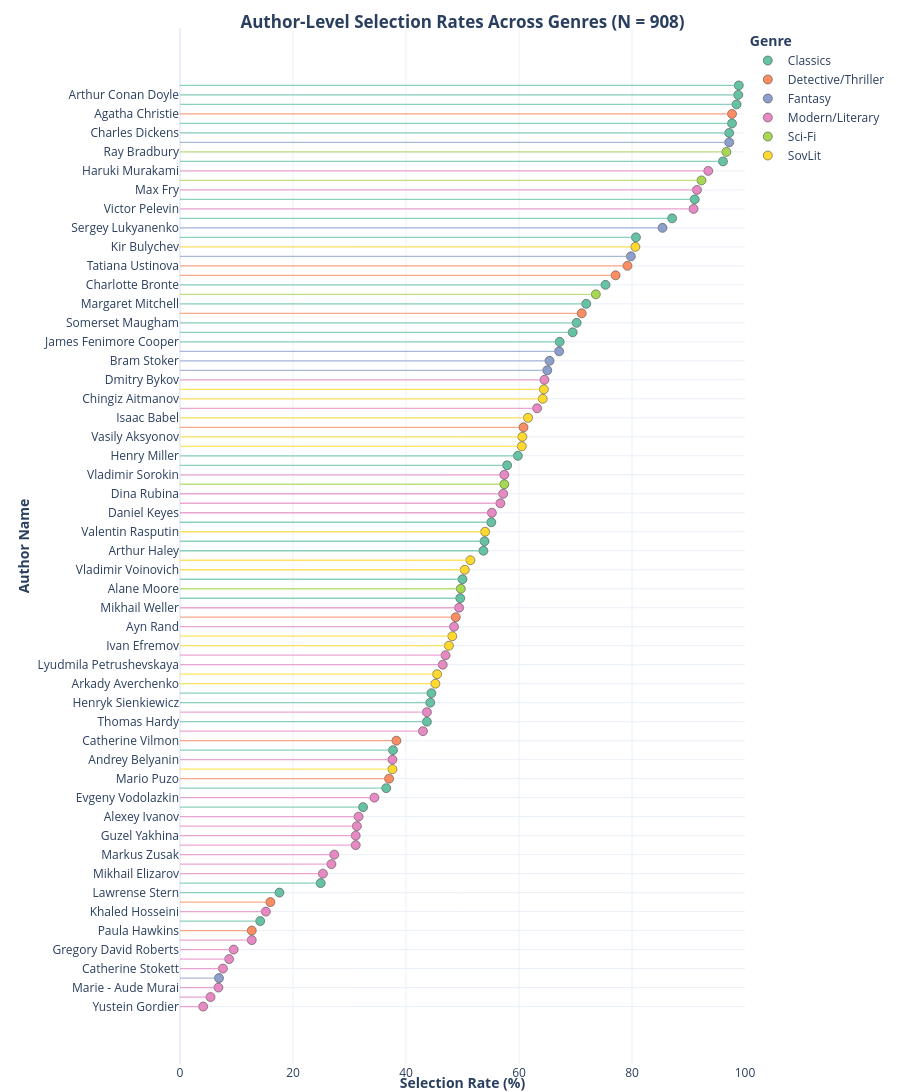

Source (notebook cell):
### Code cell
# Interactive author selection ranking
import plotly.express as px
import plotly.graph_objects as go

plot_df = author_selection_rates.copy()
plot_df = plot_df.dropna(subset=["selection_rate_pct", "n_selected", "n_valid"])
plot_df["n_selected"] = plot_df["n_selected"].astype(float)
plot_df["n_valid"] = plot_df["n_valid"].astype(float)

# Keep order from ranking table (highest first)
item_order_desc = plot_df["item_label"].tolist()
item_order_asc = item_order_desc[::-1]

palette = px.colors.qualitative.Set2
genres = sorted(plot_df["genre"].dropna().unique().tolist())
color_map = {g: palette[i % len(palette)] for i, g in enumerate(genres)}

hover_template = (
    "<b>Author Name:</b> %{customdata[0]}<br>"
    "<b>Genre:</b> %{customdata[1]}<br>"
    "<b>Selection Rate:</b> %{x:.1f}%<br>"
    "<b>n selected:</b> %{customdata[2]:.0f}"
    "<extra></extra>"
)

fig_lollipop = go.Figure()

for _, row in plot_df.iterrows():
    fig_lollipop.add_shape(
        type="line",
        x0=0,
        x1=float(row["selection_rate_pct"]),
        y0=row["item_label"],
        y1=row["item_label"],
        xref="x",
        yref="y",
        line=dict(color=color_map.get(row["genre"], "#999999"), width=1.3),
        opacity=0.75,
    )

for genre_name in genres:
    sub = plot_df[plot_df["genre"] == genre_name]
    fig_lollipop.add_trace(
        go.Scatter(
            x=sub["selection_rate_pct"],
            y=sub["item_label"],
            mode="markers",
            name=genre_name,
            marker=dict(size=9, color=color_map[genre_name], line=dict(width=0.5, color="#333")),
            customdata=sub[["item_label", "genre", "n_selected"]].to_numpy(),
            hovertemplate=hover_template,
        )
    )

fig_lollipop.update_layout(
    # Prevent title/legend/axes from silently inflating margins (Plotly layout reference)
    margin_autoexpand=False,
    title=dict(
        text="<b>Author-Level Selection Rates Across Genres (N = 908)</b>",
        xref="paper",
        yref="paper",
        x=0.5,
        xanchor="center",
        # y must stay in [0, 1] in Plotly layout.title
        y=1.0,
        yanchor="bottom",
        automargin=False,
        pad=dict(t=0, b=0),
    ),
    template="plotly_white",
    height=max(700, int(18 * len(plot_df))),
    margin=dict(t=28, r=155, b=28, l=180, pad=0),
    legend=dict(
        title=dict(text="Genre", font=dict(weight=700)),
        xref="paper",
        yref="paper",
        x=1.005,
        xanchor="left",
        # Top of legend aligned with top of plotting area (same band as first author row)
        y=1.0,
        yanchor="top",
        valign="top",
    ),
)
fig_lollipop.update_xaxes(
    range=[0, 100],
    automargin=False,
    title=dict(text="<b>Selection Rate (%)</b>", standoff=11),
)
fig_lollipop.update_yaxes(
    automargin=False,
    title=dict(text="<b>Author Name</b>", standoff=4),
    categoryorder="array",
    categoryarray=item_order_asc,
)
fig_lollipop.show()

### Figure 1 — Plotly figure (JSON) as saved in the notebook; plotly's stock layout.template omitted (floating-point values rounded to 4 significant figures)
{"data": [{"customdata": [["Jules Verne", "Classics", 898], ["Arthur Conan Doyle", "Classics", 897], ["Jack London", "Classics", 894], ["Alexandre Dumas", "Classics", 887], ["Charles Dickens", "Classics", 883], ["Eric Maria Remarque", "Classics", 873], ["Bernard Shaw", "Classics", 827], ["Jane Austen", "Classics", 791], ["Gabriel Garsia Marquez", "Classics", 733], ["Charlotte Bronte", "Classics", 684], ["Margaret Mitchell", "Classics", 653], ["Somerset Maugham", "Classics", 637], ["Harper Lee", "Classics", 631], ["James Fenimore Cooper", "Classics", 610], ["Henry Miller", "Classics", 543], ["Alan Milne", "Classics", 526], ["William Thackeray", "Classics", 500], ["John Fowles", "Classics", 489], ["Arthur Haley", "Classics", 488], ["Ethel Lilian Voynich", "Classics", 454], ["Irving Stone", "Classics", 450], ["Samuel Beckett", "Classics", 404], ["Henryk Sienkiewicz", "Classics", 402], ["Thomas Hardy", "Classics", 397], ["Colin McCullough", "Classics", 342], ["Milorad Pavic", "Classics", 331], ["Herman Melville", "Classics", 294], ["Boris Vian", "Classics", 226], ["Lawrense Stern", "Classics", 160], ["Archibald Cronin", "Classics", 129]], "hovertemplate": "<b>Author Name:</b> %{customdata[0]}<br><b>Genre:</b> %{customdata[1]}<br><b>Selection Rate:</b> %{x:.1f}%<br><b>n selected:</b> %{customdata[2]:.0f}<extra></extra>", "marker": {"color": "rgb(102,194,165)", "line": {"color": "#333", "width": 0.5}, "size": 9}, "mode": "markers", "name": "Classics", "type": "scatter", "x": [98.9, 98.8, 98.5, 97.7, 97.2, 96.1, 91.1, 87.1, 80.7, 75.3, 71.9, 70.2, 69.5, 67.2, 59.8, 57.9, 55.1, 53.9, 53.7, 50.0, 49.6, 44.5, 44.3, 43.7, 37.7, 36.5, 32.4, 24.9, 17.6, 14.2], "y": ["Jules Verne", "Arthur Conan Doyle", "Jack London", "Alexandre Dumas", "Charles Dickens", "Eric Maria Remarque", "Bernard Shaw", "Jane Austen", "Gabriel Garsia Marquez", "Charlotte Bronte", "Margaret Mitchell", "Somerset Maugham", "Harper Lee", "James Fenimore Cooper", "Henry Miller", "Alan Milne", "William Thackeray", "John Fowles", "Arthur Haley", "Ethel Lilian Voynich", "Irving Stone", "Samuel Beckett", "Henryk Sienkiewicz", "Thomas Hardy", "Colin McCullough", "Milorad Pavic", "Herman Melville", "Boris Vian", "Lawrense Stern", "Archibald Cronin"]}, {"customdata": [["Agatha Christie", "Detective/Thriller", 887], ["Tatiana Ustinova", "Detective/Thriller", 719], ["Dan Bruwn", "Detective/Thriller", 700], ["Ian Fleming", "Detective/Thriller", 646], ["Alexandra Marinina", "Detective/Thriller", 552], ["Yu Nesbo", "Detective/Thriller", 443], ["Catherine Vilmon", "Detective/Thriller", 348], ["Mario Puzo", "Detective/Thriller", 336], ["Gillian Flynn", "Detective/Thriller", 145], ["Paula Hawkins", "Detective/Thriller", 115]], "hovertemplate": "<b>Author Name:</b> %{customdata[0]}<br><b>Genre:</b> %{customdata[1]}<br><b>Selection Rate:</b> %{x:.1f}%<br><b>n selected:</b> %{customdata[2]:.0f}<extra></extra>", "marker": {"color": "rgb(252,141,98)", "line": {"color": "#333", "width": 0.5}, "size": 9}, "mode": "markers", "name": "Detective/Thriller", "type": "scatter", "x": [97.7, 79.2, 77.1, 71.1, 60.8, 48.8, 38.3, 37.0, 16.0, 12.7], "y": ["Agatha Christie", "Tatiana Ustinova", "Dan Bruwn", "Ian Fleming", "Alexandra Marinina", "Yu Nesbo", "Catherine Vilmon", "Mario Puzo", "Gillian Flynn", "Paula Hawkins"]}, {"customdata": [["John R.R. Tolkien", "Fantasy", 883], ["Sergey Lukyanenko", "Fantasy", 775], ["George R.R. Martin", "Fantasy", 725], ["Neil Gaiman", "Fantasy", 609], ["Bram Stoker", "Fantasy", 594], ["Andrzej Sapkovski", "Fantasy", 590], ["Lee Bardugo", "Fantasy", 63]], "hovertemplate": "<b>Author Name:</b> %{customdata[0]}<br><b>Genre:</b> %{customdata[1]}<br><b>Selection Rate:</b> %{x:.1f}%<br><b>n selected:</b> %{customdata[2]:.0f}<extra></extra>", "marker": {"color": "rgb(141,160,203)", "line": {"color": "#333", "width": 0.5}, "size": 9}, "mode": "markers", "name": "Fantasy", "type": "scatter", "x": [97.2, 85.4, 79.8, 67.1, 65.4, 65.0, 6.9], "y": ["John R.R. Tolkien", "Sergey Lukyanenko", "George R.R. Martin", "Neil Gaiman", "Bram Stoker", "Andrzej Sapkovski", "Lee Bardugo"]}, {"customdata": [["Haruki Murakami", "Modern/Literary", 849], ["Max Fry", "Modern/Literary", 831], ["Victor Pelevin", "Modern/Literary", 825], ["Dmitry Bykov", "Modern/Literary", 586], ["Zakhar Prilepin", "Modern/Literary", 574], ["Vladimir Sorokin", "Modern/Literary", 521], ["Dina Rubina", "Modern/Literary", 519], ["Janusz Wisniewski", "Modern/Literary", 515], ["Daniel Keyes", "Modern/Literary", 501], ["Mikhail Weller", "Modern/Literary", 449], ["Ayn Rand", "Modern/Literary", 440], ["Irwin Welch", "Modern/Literary", 427], ["Lyudmila Petrushevskaya", "Modern/Literary", 422], ["Mariam  Petrosyan", "Modern/Literary", 397], ["Pavel Sanaev", "Modern/Literary", 390], ["Andrey Belyanin", "Modern/Literary", 341], ["Evgeny Vodolazkin", "Modern/Literary", 312], ["Alexey Ivanov", "Modern/Literary", 287], ["Michel Houlleback", "Modern/Literary", 284], ["Guzel Yakhina", "Modern/Literary", 282], ["Donna Tartt", "Modern/Literary", 282], ["Markus Zusak", "Modern/Literary", 248], ["Narine Abgaryan", "Modern/Literary", 243], ["Mikhail Elizarov", "Modern/Literary", 230], ["Khaled Hosseini", "Modern/Literary", 138], ["Frederik Bucman", "Modern/Literary", 115], ["Gregory David Roberts", "Modern/Literary", 86], ["Art Spiegelman", "Modern/Literary", 79], ["Catherine Stokett", "Modern/Literary", 69], ["Marie - Aude Murai", "Modern/Literary", 62], ["Reshad Nuri Gyuntekin", "Modern/Literary", 49], ["Yustein Gordier", "Modern/Literary", 37]], "hovertemplate": "<b>Author Name:</b> %{customdata[0]}<br><b>Genre:</b> %{customdata[1]}<br><b>Selection Rate:</b> %{x:.1f}%<br><b>n selected:</b> %{customdata[2]:.0f}<extra></extra>", "marker": {"color": "rgb(231,138,195)", "line": {"color": "#333", "width": 0.5}, "size": 9}, "mode": "markers", "name": "Modern/Literary", "type": "scatter", "x": [93.5, 91.5, 90.9, 64.5, 63.2, 57.4, 57.2, 56.7, 55.2, 49.4, 48.5, 47.0, 46.5, 43.7, 43.0, 37.6, 34.4, 31.6, 31.3, 31.1, 31.1, 27.3, 26.8, 25.3, 15.2, 12.7, 9.5, 8.7, 7.6, 6.8, 5.4, 4.1], "y": ["Haruki Murakami", "Max Fry", "Victor Pelevin", "Dmitry Bykov", "Zakhar Prilepin", "Vladimir Sorokin", "Dina Rubina", "Janusz Wisniewski", "Daniel Keyes", "Mikhail Weller", "Ayn Rand", "Irwin Welch", "Lyudmila Petrushevskaya", "Mariam  Petrosyan", "Pavel Sanaev", "Andrey Belyanin", "Evgeny Vodolazkin", "Alexey Ivanov", "Michel Houlleback", "Guzel Yakhina", "Donna Tartt", "Markus Zusak", "Narine Abgaryan", "Mikhail Elizarov", "Khaled Hosseini", "Frederik Bucman", "Gregory David Roberts", "Art Spiegelman", "Catherine Stokett", "Marie - Aude Murai", "Reshad Nuri Gyuntekin", "Yustein Gordier"]}, {"customdata": [["Ray Bradbury", "Sci-Fi", 878], ["George Orwell", "Sci-Fi", 838], ["Aldous Huxley", "Sci-Fi", 668], ["Dmutry Gluhovsky", "Sci-Fi", 521], ["Alane Moore", "Sci-Fi", 451]], "hovertemplate": "<b>Author Name:</b> %{customdata[0]}<br><b>Genre:</b> %{customdata[1]}<br><b>Selection Rate:</b> %{x:.1f}%<br><b>n selected:</b> %{customdata[2]:.0f}<extra></extra>", "marker": {"color": "rgb(166,216,84)", "line": {"color": "#333", "width": 0.5}, "size": 9}, "mode": "markers", "name": "Sci-Fi", "type": "scatter", "x": [96.7, 92.3, 73.6, 57.4, 49.7], "y": ["Ray Bradbury", "George Orwell", "Aldous Huxley", "Dmutry Gluhovsky", "Alane Moore"]}, {"customdata": [["Kir Bulychev", "SovLit", 732], ["Victor Astafiev", "SovLit", 585], ["Chingiz Aitmanov", "SovLit", 583], ["Isaac Babel", "SovLit", 559], ["Vasily Aksyonov", "SovLit", 550], ["Yury  Olesha", "SovLit", 549], ["Valentin Rasputin", "SovLit", 490], ["Daniil Granin", "SovLit", 467], ["Vladimir Voinovich", "SovLit", 458], ["Victor Erofeev", "SovLit", 438], ["Ivan Efremov", "SovLit", 432], ["Leonid Andreev", "SovLit", 413], ["Arkady Averchenko", "SovLit", 410], ["Boris Vasiliev", "SovLit", 341]], "hovertemplate": "<b>Author Name:</b> %{customdata[0]}<br><b>Genre:</b> %{customdata[1]}<br><b>Selection Rate:</b> %{x:.1f}%<br><b>n selected:</b> %{customdata[2]:.0f}<extra></extra>", "marker": {"color": "rgb(255,217,47)", "line": {"color": "#333", "width": 0.5}, "size": 9}, "mode": "markers", "name": "SovLit", "type": "scatter", "x": [80.6, 64.4, 64.2, 61.6, 60.6, 60.5, 54.0, 51.4, 50.4, 48.2, 47.6, 45.5, 45.2, 37.6], "y": ["Kir Bulychev", "Victor Astafiev", "Chingiz Aitmanov", "Isaac Babel", "Vasily Aksyonov", "Yury  Olesha", "Valentin Rasputin", "Daniil Granin", "Vladimir Voinovich", "Victor Erofeev", "Ivan Efremov", "Leonid Andreev", "Arkady Averchenko", "Boris Vasiliev"]}], "layout": {"height": 1764, "legend": {"title": {"font": {"weight": 700}, "text": "Genre"}, "valign": "top", "x": 1.005, "xanchor": "left", "xref": "paper", "y": 1, "yanchor": "top", "yref": "paper"}, "margin": {"autoexpand": false, "b": 28, "l": 180, "pad": 0, "r": 155, "t": 28}, "shapes": [{"line": {"color": "rgb(102,194,165)", "width": 1.3}, "opacity": 0.75, "type": "line", "x0": 0, "x1": 98.9, "xref": "x", "y0": "Jules Verne", "y1": "Jules Verne", "yref": "y"}, {"line": {"color": "rgb(102,194,165)", "width": 1.3}, "opacity": 0.75, "type": "line", "x0": 0, "x1": 98.8, "xref": "x", "y0": "Arthur Conan Doyle", "y1": "Arthur Conan Doyle", "yref": "y"}, {"line": {"color": "rgb(102,194,165)", "width": 1.3}, "opacity": 0.75, "type": "line", "x0": 0, "x1": 98.5, "xref": "x", "y0": "Jack London", "y1": "Jack London", "yref": "y"}, {"line": {"color": "rgb(252,141,98)", "width": 1.3}, "opacity": 0.75, "type": "line", "x0": 0, "x1": 97.7, "xref": "x", "y0": "Agatha Christie", "y1": "Agatha Christie", "yref": "y"}, {"line": {"color": "rgb(102,194,165)", "width": 1.3}, "opacity": 0.75, "type": "line", "x0": 0, "x1": 97.7, "xref": "x", "y0": "Alexandre Dumas", "y1": "Alexandre Dumas", "yref": "y"}, {"line": {"color": "rgb(102,194,165)", "width": 1.3}, "opacity": 0.75, "type": "line", "x0": 0, "x1": 97.2, "xref": "x", "y0": "Charles Dickens", "y1": "Charles Dickens", "yref": "y"}, {"line": {"color": "rgb(141,160,203)", "width": 1.3}, "opacity": 0.75, "type": "line", "x0": 0, "x1": 97.2, "xref": "x", "y0": "John R.R. Tolkien", "y1": "John R.R. Tolkien", "yref": "y"}, {"line": {"color": "rgb(166,216,84)", "width": 1.3}, "opacity": 0.75, "type": "line", "x0": 0, "x1": 96.7, "xref": "x", "y0": "Ray Bradbury", "y1": "Ray Bradbury", "yref": "y"}, {"line": {"color": "rgb(102,194,165)", "width": 1.3}, "opacity": 0.75, "type": "line", "x0": 0, "x1": 96.1, "xref": "x", "y0": "Eric Maria Remarque", "y1": "Eric Maria Remarque", "yref": "y"}, {"line": {"color": "rgb(231,138,195)", "width": 1.3}, "opacity": 0.75, "type": "line", "x0": 0, "x1": 93.5, "xref": "x", "y0": "Haruki Murakami", "y1": "Haruki Murakami", "yref": "y"}, {"line": {"color": "rgb(166,216,84)", "width": 1.3}, "opacity": 0.75, "type": "line", "x0": 0, "x1": 92.3, "xref": "x", "y0": "George Orwell", "y1": "George Orwell", "yref": "y"}, {"line": {"color": "rgb(231,138,195)", "width": 1.3}, "opacity": 0.75, "type": "line", "x0": 0, "x1": 91.5, "xref": "x", "y0": "Max Fry", "y1": "Max Fry", "yref": "y"}, {"line": {"color": "rgb(102,194,165)", "width": 1.3}, "opacity": 0.75, "type": "line", "x0": 0, "x1": 91.1, "xref": "x", "y0": "Bernard Shaw", "y1": "Bernard Shaw", "yref": "y"}, {"line": {"color": "rgb(231,138,195)", "width": 1.3}, "opacity": 0.75, "type": "line", "x0": 0, "x1": 90.9, "xref": "x", "y0": "Victor Pelevin", "y1": "Victor Pelevin", "yref": "y"}, {"line": {"color": "rgb(102,194,165)", "width": 1.3}, "opacity": 0.75, "type": "line", "x0": 0, "x1": 87.1, "xref": "x", "y0": "Jane Austen", "y1": "Jane Austen", "yref": "y"}, {"line": {"color": "rgb(141,160,203)", "width": 1.3}, "opacity": 0.75, "type": "line", "x0": 0, "x1": 85.4, "xref": "x", "y0": "Sergey Lukyanenko", "y1": "Sergey Lukyanenko", "yref": "y"}, {"line": {"color": "rgb(102,194,165)", "width": 1.3}, "opacity": 0.75, "type": "line", "x0": 0, "x1": 80.7, "xref": "x", "y0": "Gabriel Garsia Marquez", "y1": "Gabriel Garsia Marquez", "yref": "y"}, {"line": {"color": "rgb(255,217,47)", "width": 1.3}, "opacity": 0.75, "type": "line", "x0": 0, "x1": 80.6, "xref": "x", "y0": "Kir Bulychev", "y1": "Kir Bulychev", "yref": "y"}, {"line": {"color": "rgb(141,160,203)", "width": 1.3}, "opacity": 0.75, "type": "line", "x0": 0, "x1": 79.8, "xref": "x", "y0": "George R.R. Martin", "y1": "George R.R. Martin", "yref": "y"}, {"line": {"color": "rgb(252,141,98)", "width": 1.3}, "opacity": 0.75, "type": "line", "x0": 0, "x1": 79.2, "xref": "x", "y0": "Tatiana Ustinova", "y1": "Tatiana Ustinova", "yref": "y"}, {"line": {"color": "rgb(252,141,98)", "width": 1.3}, "opacity": 0.75, "type": "line", "x0": 0, "x1": 77.1, "xref": "x", "y0": "Dan Bruwn", "y1": "Dan Bruwn", "yref": "y"}, {"line": {"color": "rgb(102,194,165)", "width": 1.3}, "opacity": 0.75, "type": "line", "x0": 0, "x1": 75.3, "xref": "x", "y0": "Charlotte Bronte", "y1": "Charlotte Bronte", "yref": "y"}, {"line": {"color": "rgb(166,216,84)", "width": 1.3}, "opacity": 0.75, "type": "line", "x0": 0, "x1": 73.6, "xref": "x", "y0": "Aldous Huxley", "y1": "Aldous Huxley", "yref": "y"}, {"line": {"color": "rgb(102,194,165)", "width": 1.3}, "opacity": 0.75, "type": "line", "x0": 0, "x1": 71.9, "xref": "x", "y0": "Margaret Mitchell", "y1": "Margaret Mitchell", "yref": "y"}, {"line": {"color": "rgb(252,141,98)", "width": 1.3}, "opacity": 0.75, "type": "line", "x0": 0, "x1": 71.1, "xref": "x", "y0": "Ian Fleming", "y1": "Ian Fleming", "yref": "y"}, {"line": {"color": "rgb(102,194,165)", "width": 1.3}, "opacity": 0.75, "type": "line", "x0": 0, "x1": 70.2, "xref": "x", "y0": "Somerset Maugham", "y1": "Somerset Maugham", "yref": "y"}, {"line": {"color": "rgb(102,194,165)", "width": 1.3}, "opacity": 0.75, "type": "line", "x0": 0, "x1": 69.5, "xref": "x", "y0": "Harper Lee", "y1": "Harper Lee", "yref": "y"}, {"line": {"color": "rgb(102,194,165)", "width": 1.3}, "opacity": 0.75, "type": "line", "x0": 0, "x1": 67.2, "xref": "x", "y0": "James Fenimore Cooper", "y1": "James Fenimore Cooper", "yref": "y"}, {"line": {"color": "rgb(141,160,203)", "width": 1.3}, "opacity": 0.75, "type": "line", "x0": 0, "x1": 67.1, "xref": "x", "y0": "Neil Gaiman", "y1": "Neil Gaiman", "yref": "y"}, {"line": {"color": "rgb(141,160,203)", "width": 1.3}, "opacity": 0.75, "type": "line", "x0": 0, "x1": 65.4, "xref": "x", "y0": "Bram Stoker", "y1": "Bram Stoker", "yref": "y"}, {"line": {"color": "rgb(141,160,203)", "width": 1.3}, "opacity": 0.75, "type": "line", "x0": 0, "x1": 65, "xref": "x", "y0": "Andrzej Sapkovski", "y1": "Andrzej Sapkovski", "yref": "y"}, {"line": {"color": "rgb(231,138,195)", "width": 1.3}, "opacity": 0.75, "type": "line", "x0": 0, "x1": 64.5, "xref": "x", "y0": "Dmitry Bykov", "y1": "Dmitry Bykov", "yref": "y"}, {"line": {"color": "rgb(255,217,47)", "width": 1.3}, "opacity": 0.75, "type": "line", "x0": 0, "x1": 64.4, "xref": "x", "y0": "Victor Astafiev", "y1": "Victor Astafiev", "yref": "y"}, {"line": {"color": "rgb(255,217,47)", "width": 1.3}, "opacity": 0.75, "type": "line", "x0": 0, "x1": 64.2, "xref": "x", "y0": "Chingiz Aitmanov", "y1": "Chingiz Aitmanov", "yref": "y"}, {"line": {"color": "rgb(231,138,195)", "width": 1.3}, "opacity": 0.75, "type": "line", "x0": 0, "x1": 63.2, "xref": "x", "y0": "Zakhar Prilepin", "y1": "Zakhar Prilepin", "yref": "y"}, {"line": {"color": "rgb(255,217,47)", "width": 1.3}, "opacity": 0.75, "type": "line", "x0": 0, "x1": 61.6, "xref": "x", "y0": "Isaac Babel", "y1": "Isaac Babel", "yref": "y"}, {"line": {"color": "rgb(252,141,98)", "width": 1.3}, "opacity": 0.75, "type": "line", "x0": 0, "x1": 60.8, "xref": "x", "y0": "Alexandra Marinina", "y1": "Alexandra Marinina", "yref": "y"}, {"line": {"color": "rgb(255,217,47)", "width": 1.3}, "opacity": 0.75, "type": "line", "x0": 0, "x1": 60.6, "xref": "x", "y0": "Vasily Aksyonov", "y1": "Vasily Aksyonov", "yref": "y"}, {"line": {"color": "rgb(255,217,47)", "width": 1.3}, "opacity": 0.75, "type": "line", "x0": 0, "x1": 60.5, "xref": "x", "y0": "Yury  Olesha", "y1": "Yury  Olesha", "yref": "y"}, {"line": {"color": "rgb(102,194,165)", "width": 1.3}, "opacity": 0.75, "type": "line", "x0": 0, "x1": 59.8, "xref": "x", "y0": "Henry Miller", "y1": "Henry Miller", "yref": "y"}, {"line": {"color": "rgb(102,194,165)", "width": 1.3}, "opacity": 0.75, "type": "line", "x0": 0, "x1": 57.9, "xref": "x", "y0": "Alan Milne", "y1": "Alan Milne", "yref": "y"}, {"line": {"color": "rgb(231,138,195)", "width": 1.3}, "opacity": 0.75, "type": "line", "x0": 0, "x1": 57.4, "xref": "x", "y0": "Vladimir Sorokin", "y1": "Vladimir Sorokin", "yref": "y"}, {"line": {"color": "rgb(166,216,84)", "width": 1.3}, "opacity": 0.75, "type": "line", "x0": 0, "x1": 57.4, "xref": "x", "y0": "Dmutry Gluhovsky", "y1": "Dmutry Gluhovsky", "yref": "y"}, {"line": {"color": "rgb(231,138,195)", "width": 1.3}, "opacity": 0.75, "type": "line", "x0": 0, "x1": 57.2, "xref": "x", "y0": "Dina Rubina", "y1": "Dina Rubina", "yref": "y"}, {"line": {"color": "rgb(231,138,195)", "width": 1.3}, "opacity": 0.75, "type": "line", "x0": 0, "x1": 56.7, "xref": "x", "y0": "Janusz Wisniewski", "y1": "Janusz Wisniewski", "yref": "y"}, {"line": {"color": "rgb(231,138,195)", "width": 1.3}, "opacity": 0.75, "type": "line", "x0": 0, "x1": 55.2, "xref": "x", "y0": "Daniel Keyes", "y1": "Daniel Keyes", "yref": "y"}, {"line": {"color": "rgb(102,194,165)", "width": 1.3}, "opacity": 0.75, "type": "line", "x0": 0, "x1": 55.1, "xref": "x", "y0": "William Thackeray", "y1": "William Thackeray", "yref": "y"}, {"line": {"color": "rgb(255,217,47)", "width": 1.3}, "opacity": 0.75, "type": "line", "x0": 0, "x1": 54, "xref": "x", "y0": "Valentin Rasputin", "y1": "Valentin Rasputin", "yref": "y"}, {"line": {"color": "rgb(102,194,165)", "width": 1.3}, "opacity": 0.75, "type": "line", "x0": 0, "x1": 53.9, "xref": "x", "y0": "John Fowles", "y1": "John Fowles", "yref": "y"}, {"line": {"color": "rgb(102,194,165)", "width": 1.3}, "opacity": 0.75, "type": "line", "x0": 0, "x1": 53.7, "xref": "x", "y0": "Arthur Haley", "y1": "Arthur Haley", "yref": "y"}, {"line": {"color": "rgb(255,217,47)", "width": 1.3}, "opacity": 0.75, "type": "line", "x0": 0, "x1": 51.4, "xref": "x", "y0": "Daniil Granin", "y1": "Daniil Granin", "yref": "y"}, {"line": {"color": "rgb(255,217,47)", "width": 1.3}, "opacity": 0.75, "type": "line", "x0": 0, "x1": 50.4, "xref": "x", "y0": "Vladimir Voinovich", "y1": "Vladimir Voinovich", "yref": "y"}, {"line": {"color": "rgb(102,194,165)", "width": 1.3}, "opacity": 0.75, "type": "line", "x0": 0, "x1": 50, "xref": "x", "y0": "Ethel Lilian Voynich", "y1": "Ethel Lilian Voynich", "yref": "y"}, {"line": {"color": "rgb(166,216,84)", "width": 1.3}, "opacity": 0.75, "type": "line", "x0": 0, "x1": 49.7, "xref": "x", "y0": "Alane Moore", "y1": "Alane Moore", "yref": "y"}, {"line": {"color": "rgb(102,194,165)", "width": 1.3}, "opacity": 0.75, "type": "line", "x0": 0, "x1": 49.6, "xref": "x", "y0": "Irving Stone", "y1": "Irving Stone", "yref": "y"}, {"line": {"color": "rgb(231,138,195)", "width": 1.3}, "opacity": 0.75, "type": "line", "x0": 0, "x1": 49.4, "xref": "x", "y0": "Mikhail Weller", "y1": "Mikhail Weller", "yref": "y"}, {"line": {"color": "rgb(252,141,98)", "width": 1.3}, "opacity": 0.75, "type": "line", "x0": 0, "x1": 48.8, "xref": "x", "y0": "Yu Nesbo", "y1": "Yu Nesbo", "yref": "y"}, {"line": {"color": "rgb(231,138,195)", "width": 1.3}, "opacity": 0.75, "type": "line", "x0": 0, "x1": 48.5, "xref": "x", "y0": "Ayn Rand", "y1": "Ayn Rand", "yref": "y"}, {"line": {"color": "rgb(255,217,47)", "width": 1.3}, "opacity": 0.75, "type": "line", "x0": 0, "x1": 48.2, "xref": "x", "y0": "Victor Erofeev", "y1": "Victor Erofeev", "yref": "y"}, {"line": {"color": "rgb(255,217,47)", "width": 1.3}, "opacity": 0.75, "type": "line", "x0": 0, "x1": 47.6, "xref": "x", "y0": "Ivan Efremov", "y1": "Ivan Efremov", "yref": "y"}, {"line": {"color": "rgb(231,138,195)", "width": 1.3}, "opacity": 0.75, "type": "line", "x0": 0, "x1": 47, "xref": "x", "y0": "Irwin Welch", "y1": "Irwin Welch", "yref": "y"}, {"line": {"color": "rgb(231,138,195)", "width": 1.3}, "opacity": 0.75, "type": "line", "x0": 0, "x1": 46.5, "xref": "x", "y0": "Lyudmila Petrushevskaya", "y1": "Lyudmila Petrushevskaya", "yref": "y"}, {"line": {"color": "rgb(255,217,47)", "width": 1.3}, "opacity": 0.75, "type": "line", "x0": 0, "x1": 45.5, "xref": "x", "y0": "Leonid Andreev", "y1": "Leonid Andreev", "yref": "y"}, {"line": {"color": "rgb(255,217,47)", "width": 1.3}, "opacity": 0.75, "type": "line", "x0": 0, "x1": 45.2, "xref": "x", "y0": "Arkady Averchenko", "y1": "Arkady Averchenko", "yref": "y"}, {"line": {"color": "rgb(102,194,165)", "width": 1.3}, "opacity": 0.75, "type": "line", "x0": 0, "x1": 44.5, "xref": "x", "y0": "Samuel Beckett", "y1": "Samuel Beckett", "yref": "y"}, {"line": {"color": "rgb(102,194,165)", "width": 1.3}, "opacity": 0.75, "type": "line", "x0": 0, "x1": 44.3, "xref": "x", "y0": "Henryk Sienkiewicz", "y1": "Henryk Sienkiewicz", "yref": "y"}, {"line": {"color": "rgb(231,138,195)", "width": 1.3}, "opacity": 0.75, "type": "line", "x0": 0, "x1": 43.7, "xref": "x", "y0": "Mariam  Petrosyan", "y1": "Mariam  Petrosyan", "yref": "y"}, {"line": {"color": "rgb(102,194,165)", "width": 1.3}, "opacity": 0.75, "type": "line", "x0": 0, "x1": 43.7, "xref": "x", "y0": "Thomas Hardy", "y1": "Thomas Hardy", "yref": "y"}, {"line": {"color": "rgb(231,138,195)", "width": 1.3}, "opacity": 0.75, "type": "line", "x0": 0, "x1": 43, "xref": "x", "y0": "Pavel Sanaev", "y1": "Pavel Sanaev", "yref": "y"}, {"line": {"color": "rgb(252,141,98)", "width": 1.3}, "opacity": 0.75, "type": "line", "x0": 0, "x1": 38.3, "xref": "x", "y0": "Catherine Vilmon", "y1": "Catherine Vilmon", "yref": "y"}, {"line": {"color": "rgb(102,194,165)", "width": 1.3}, "opacity": 0.75, "type": "line", "x0": 0, "x1": 37.7, "xref": "x", "y0": "Colin McCullough", "y1": "Colin McCullough", "yref": "y"}, {"line": {"color": "rgb(231,138,195)", "width": 1.3}, "opacity": 0.75, "type": "line", "x0": 0, "x1": 37.6, "xref": "x", "y0": "Andrey Belyanin", "y1": "Andrey Belyanin", "yref": "y"}, {"line": {"color": "rgb(255,217,47)", "width": 1.3}, "opacity": 0.75, "type": "line", "x0": 0, "x1": 37.6, "xref": "x", "y0": "Boris Vasiliev", "y1": "Boris Vasiliev", "yref": "y"}, {"line": {"color": "rgb(252,141,98)", "width": 1.3}, "opacity": 0.75, "type": "line", "x0": 0, "x1": 37, "xref": "x", "y0": "Mario Puzo", "y1": "Mario Puzo", "yref": "y"}, {"line": {"color": "rgb(102,194,165)", "width": 1.3}, "opacity": 0.75, "type": "line", "x0": 0, "x1": 36.5, "xref": "x", "y0": "Milorad Pavic", "y1": "Milorad Pavic", "yref": "y"}, {"line": {"color": "rgb(231,138,195)", "width": 1.3}, "opacity": 0.75, "type": "line", "x0": 0, "x1": 34.4, "xref": "x", "y0": "Evgeny Vodolazkin", "y1": "Evgeny Vodolazkin", "yref": "y"}, {"line": {"color": "rgb(102,194,165)", "width": 1.3}, "opacity": 0.75, "type": "line", "x0": 0, "x1": 32.4, "xref": "x", "y0": "Herman Melville", "y1": "Herman Melville", "yref": "y"}, {"line": {"color": "rgb(231,138,195)", "width": 1.3}, "opacity": 0.75, "type": "line", "x0": 0, "x1": 31.6, "xref": "x", "y0": "Alexey Ivanov", "y1": "Alexey Ivanov", "yref": "y"}, {"line": {"color": "rgb(231,138,195)", "width": 1.3}, "opacity": 0.75, "type": "line", "x0": 0, "x1": 31.3, "xref": "x", "y0": "Michel Houlleback", "y1": "Michel Houlleback", "yref": "y"}, {"line": {"color": "rgb(231,138,195)", "width": 1.3}, "opacity": 0.75, "type": "line", "x0": 0, "x1": 31.1, "xref": "x", "y0": "Guzel Yakhina", "y1": "Guzel Yakhina", "yref": "y"}, {"line": {"color": "rgb(231,138,195)", "width": 1.3}, "opacity": 0.75, "type": "line", "x0": 0, "x1": 31.1, "xref": "x", "y0": "Donna Tartt", "y1": "Donna Tartt", "yref": "y"}, {"line": {"color": "rgb(231,138,195)", "width": 1.3}, "opacity": 0.75, "type": "line", "x0": 0, "x1": 27.3, "xref": "x", "y0": "Markus Zusak", "y1": "Markus Zusak", "yref": "y"}, {"line": {"color": "rgb(231,138,195)", "width": 1.3}, "opacity": 0.75, "type": "line", "x0": 0, "x1": 26.8, "xref": "x", "y0": "Narine Abgaryan", "y1": "Narine Abgaryan", "yref": "y"}, {"line": {"color": "rgb(231,138,195)", "width": 1.3}, "opacity": 0.75, "type": "line", "x0": 0, "x1": 25.3, "xref": "x", "y0": "Mikhail Elizarov", "y1": "Mikhail Elizarov", "yref": "y"}, {"line": {"color": "rgb(102,194,165)", "width": 1.3}, "opacity": 0.75, "type": "line", "x0": 0, "x1": 24.9, "xref": "x", "y0": "Boris Vian", "y1": "Boris Vian", "yref": "y"}, {"line": {"color": "rgb(102,194,165)", "width": 1.3}, "opacity": 0.75, "type": "line", "x0": 0, "x1": 17.6, "xref": "x", "y0": "Lawrense Stern", "y1": "Lawrense Stern", "yref": "y"}, {"line": {"color": "rgb(252,141,98)", "width": 1.3}, "opacity": 0.75, "type": "line", "x0": 0, "x1": 16, "xref": "x", "y0": "Gillian Flynn", "y1": "Gillian Flynn", "yref": "y"}, {"line": {"color": "rgb(231,138,195)", "width": 1.3}, "opacity": 0.75, "type": "line", "x0": 0, "x1": 15.2, "xref": "x", "y0": "Khaled Hosseini", "y1": "Khaled Hosseini", "yref": "y"}, {"line": {"color": "rgb(102,194,165)", "width": 1.3}, "opacity": 0.75, "type": "line", "x0": 0, "x1": 14.2, "xref": "x", "y0": "Archibald Cronin", "y1": "Archibald Cronin", "yref": "y"}, {"line": {"color": "rgb(252,141,98)", "width": 1.3}, "opacity": 0.75, "type": "line", "x0": 0, "x1": 12.7, "xref": "x", "y0": "Paula Hawkins", "y1": "Paula Hawkins", "yref": "y"}, {"line": {"color": "rgb(231,138,195)", "width": 1.3}, "opacity": 0.75, "type": "line", "x0": 0, "x1": 12.7, "xref": "x", "y0": "Frederik Bucman", "y1": "Frederik Bucman", "yref": "y"}, {"line": {"color": "rgb(231,138,195)", "width": 1.3}, "opacity": 0.75, "type": "line", "x0": 0, "x1": 9.5, "xref": "x", "y0": "Gregory David Roberts", "y1": "Gregory David Roberts", "yref": "y"}, {"line": {"color": "rgb(231,138,195)", "width": 1.3}, "opacity": 0.75, "type": "line", "x0": 0, "x1": 8.7, "xref": "x", "y0": "Art Spiegelman", "y1": "Art Spiegelman", "yref": "y"}, {"line": {"color": "rgb(231,138,195)", "width": 1.3}, "opacity": 0.75, "type": "line", "x0": 0, "x1": 7.6, "xref": "x", "y0": "Catherine Stokett", "y1": "Catherine Stokett", "yref": "y"}, {"line": {"color": "rgb(141,160,203)", "width": 1.3}, "opacity": 0.75, "type": "line", "x0": 0, "x1": 6.9, "xref": "x", "y0": "Lee Bardugo", "y1": "Lee Bardugo", "yref": "y"}, {"line": {"color": "rgb(231,138,195)", "width": 1.3}, "opacity": 0.75, "type": "line", "x0": 0, "x1": 6.8, "xref": "x", "y0": "Marie - Aude Murai", "y1": "Marie - Aude Murai", "yref": "y"}, {"line": {"color": "rgb(231,138,195)", "width": 1.3}, "opacity": 0.75, "type": "line", "x0": 0, "x1": 5.4, "xref": "x", "y0": "Reshad Nuri Gyuntekin", "y1": "Reshad Nuri Gyuntekin", "yref": "y"}, {"line": {"color": "rgb(231,138,195)", "width": 1.3}, "opacity": 0.75, "type": "line", "x0": 0, "x1": 4.1, "xref": "x", "y0": "Yustein Gordier", "y1": "Yustein Gordier", "yref": "y"}], "title": {"automargin": false, "pad": {"b": 0, "t": 0}, "text": "<b>Author-Level Selection Rates Across Genres (N = 908)</b>", "x": 0.5, "xanchor": "center", "xref": "paper", "y": 1, "yanchor": "bottom", "yref": "paper"}, "xaxis": {"automargin": false, "range": [0, 100], "title": {"standoff": 11, "text": "<b>Selection Rate (%)</b>"}}, "yaxis": {"automargin": false, "categoryarray": ["Yustein Gordier", "Reshad Nuri Gyuntekin", "Marie - Aude Murai", "Lee Bardugo", "Catherine Stokett", "Art Spiegelman", "Gregory David Roberts", "Frederik Bucman", "Paula Hawkins", "Archibald Cronin", "Khaled Hosseini", "Gillian Flynn", "Lawrense Stern", "Boris Vian", "Mikhail Elizarov", "Narine Abgaryan", "Markus Zusak", "Donna Tartt", "Guzel Yakhina", "Michel Houlleback", "Alexey Ivanov", "Herman Melville", "Evgeny Vodolazkin", "Milorad Pavic", "Mario Puzo", "Boris Vasiliev", "Andrey Belyanin", "Colin McCullough", "Catherine Vilmon", "Pavel Sanaev", "Thomas Hardy", "Mariam  Petrosyan", "Henryk Sienkiewicz", "Samuel Beckett", "Arkady Averchenko", "Leonid Andreev", "Lyudmila Petrushevskaya", "Irwin Welch", "Ivan Efremov", "Victor Erofeev", "Ayn Rand", "Yu Nesbo", "Mikhail Weller", "Irving Stone", "Alane Moore", "Ethel Lilian Voynich", "Vladimir Voinovich", "Daniil Granin", "Arthur Haley", "John Fowles", "Valentin Rasputin", "William Thackeray", "Daniel Keyes", "Janusz Wisniewski", "Dina Rubina", "Dmutry Gluhovsky", "Vladimir Sorokin", "Alan Milne", "Henry Miller", "Yury  Olesha", "Vasily Aksyonov", "Alexandra Marinina", "Isaac Babel", "Zakhar Prilepin", "Chingiz Aitmanov", "Victor Astafiev", "Dmitry Bykov", "Andrzej Sapkovski", "Bram Stoker", "Neil Gaiman", "James Fenimore Cooper", "Harper Lee", "Somerset Maugham", "Ian Fleming", "Margaret Mitchell", "Aldous Huxley", "Charlotte Bronte", "Dan Bruwn", "Tatiana Ustinova", "George R.R. Martin", "Kir Bulychev", "Gabriel Garsia Marquez", "Sergey Lukyanenko", "Jane Austen", "Victor Pelevin", "Bernard Shaw", "Max Fry", "George Orwell", "Haruki Murakami", "Eric Maria Remarque", "Ray Bradbury", "John R.R. Tolkien", "Charles Dickens", "Alexandre Dumas", "Agatha Christie", "Jack London", "Arthur Conan Doyle", "Jules Verne"], "categoryorder": "array", "title": {"standoff": 4, "text": "<b>Author Name</b>"}}}}
